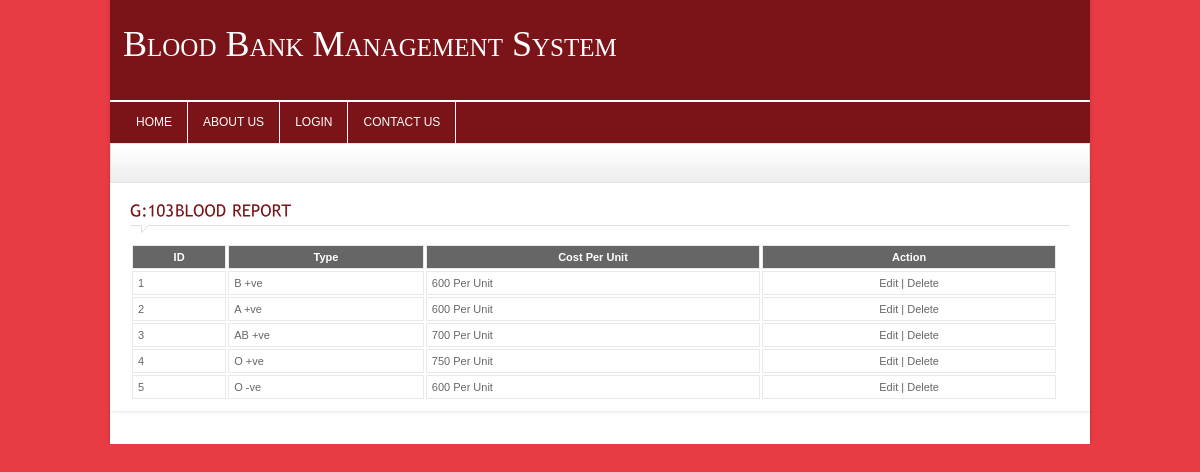
The page /blood_bank_system/blood-report.php on the database its author committed.
### tables this page shows
CREATE TABLE `blood` (
  `blood_id` int(11) NOT NULL,
  `blood_type_id` varchar(255) NOT NULL,
  `blood_price_per_unit` varchar(255) NOT NULL,
  `blood_description` varchar(255) NOT NULL
);

CREATE TABLE `type` (
  `type_id` int(11) NOT NULL,
  `type_title` varchar(255) NOT NULL,
  `type_description` varchar(255) NOT NULL
);

### blood_bank_system/blood-report.php (the view, shortened to what this page needs)
<?php
	include_once("includes/header.php");
	$SQL="SELECT * FROM `blood`, `type` WHERE blood_type_id = type_id";
	$rs=mysql_query($SQL) or die(mysql_error());
?>
	<div class="crumb">
    </div>
	<div id="content_sec">
		<div class="col1" style="width:100%">
		<div class="contact">
			<h4 class="heading colr">Blood Report</h4>
			<form name="frm_blood" action="lib/blood.php" method="post">
				<div class="static">
					<table style="width:100%">
					  <tbody>
					  <tr class="tablehead bold">
					    <td scope="col">ID</td>
						<td scope="col">Type</td>
						<td scope="col">Cost Per Unit</td>
						<td scope="col">Action</td>
					  </tr>
					<?php
					while($data = mysql_fetch_assoc($rs))
					{
					?>
					  <tr>
						<td><?=$data[blood_id]?></td>
						<td><?=$data[type_title]?></td>
						<td><?=$data[blood_price_per_unit]?></td>
						<td style="text-align:center">
							<a href="blood.php?blood_id=<?php echo $data[blood_id] ?>">Edit</a> | <a href="Javascript:delete_blood(<?=$data[blood_id]?>)">Delete</a> </td>
					  </tr>
					<?php } ?>
					</tbody>
					</table>
				</div>
			</form>
		</div>
		</div>
	</div>
<?php include_once("includes/footer.php"); ?>

### blood_bank_system/includes/header.php (shortened to what this page needs)
<!DOCTYPE html PUBLIC "-//W3C//DTD XHTML 1.0 Transitional//EN" "http://www.w3.org/TR/xhtml1/DTD/xhtml1-transitional.dtd">
<html xmlns="http://www.w3.org/1999/xhtml">
<head>
<link rel="stylesheet" type="text/css" href="./css/style.css" />
<link rel="stylesheet" type="text/css" href="./css/ddsmoothmenu.css" />
<link rel="stylesheet" type="text/css" href="./css/contentslider.css" />
<link rel="stylesheet" type="text/css" href="./css/jquery.fancybox-1.3.1.css" />
<link rel="stylesheet" type="text/css" href="./css/slider.css" />
<link rel="stylesheet" type="text/css" href="./css/jquery-ui.css">
</head>
<body>
<div id="wrapper_sec">
	<div id="masthead">
    	<div class="logo">
        	<a href="./index.php" class="logo-custom">Blood Bank Management System</a>
        </div>
        <div class="slogan"></div>
            <div class="navigation">
            	<div id="smoothmenu1" class="ddsmoothmenu">
                    <ul>
                    <li><a href="./index.php">Home</a>
                   </li>
                    <li><a href="./about.php">About Us</a></li>
					<?php if($_SESSION['user_details']['user_level_id'] == 1) {?>
					<li><a href="./login-home.php">Dashboard</a></li>
					<li><a href="#">Administration</a>
						<ul>
						  <li><a href="doner.php">Add Blood Donor</a></li>
						  <li><a href="stock.php">Add Blood Stock</a></li>
						  <li><a href="camp.php">Add Campaign</a></li>
						  <li><a href="appointment.php">Appointment</a></li>
						</ul>
					</li>
					<li><a href="#">Reports</a>
						<ul>
						  <li><a href="doner-report.php">Donors Report</a></li>
						  <li><a href="stock-report.php">Stock Report</a></li>
						  <li><a href="camp-report.php">Campaign Report</a></li>
						  <li><a href="appointment-report.php">Appointment Report</a></li>
						</ul>
					</li>
					<?php } if($_SESSION['login'] == 1) {?>
					<li><a href="change-password.php">Change Password</a></li>
					<li><a href="./lib/login.php?act=logout">Logout</a></li>
					<?php } else { ?>
					<li><a href="./login.php">Login</a></li>
                    <li><a href="./contact.php">Contact Us</a></li>
					<?php }?>
                    </ul>
                    <br style="clear: left" />
                    </div>
            </div>
    </div>

### blood_bank_system/includes/footer.php (shortened to what this page needs)
<div id="footer">
</div>
</body>
</html>

### blood_bank_system/css/style.css (style rules this page uses)
* { padding:0px; margin:0px; }
body { background-color:#e93b44; font-family:Arial, Helvetica, sans-serif; font-size:11px; color:#666666; float:left; width:100%; }
a { text-decoration:none; outline:none; color:#666666; }
.bold { font-weight:bold; }
.colr { color:#7b1419 !important; }
h4 { font-size:16px; font-weight:normal; }
.heading { padding:10px 0px 14px 0px !important; width:100% !important; margin-bottom:10px !important; text-transform:uppercase; background-image:url(../images/heading.gif); background-repeat:no-repeat; background-position:left bottom; }
#wrapper_sec { width:1000px; margin:0px auto 0px auto; background-image:url(../images/wrapper_bg.png); background-repeat:repeat-y; background-position:center; }
#masthead { width:980px; background-color:#7b1419; background-repeat:no-repeat; height:153px; margin-bottom:-10px; margin-left:10px; }
.logo { float:left; padding:20px 0px 0px 43px; margin-left:-30px; margin-top:18px; }
.slogan { float:right; padding:27px 43px 0px 0px; color:#b0b0b0; height:73px; }
#content_sec { width:940px; padding:10px 20px; margin-left:10px; background-color:#FFF; float:left; }
.col1 { width:675px; float:left; }
.crumb { width:958px; height:30px; padding:8px 10px 0px 10px; background-image:url(../images/crumb.gif); background-repeat:repeat-x; margin-left:10px; border:#e3e3e3 solid 1px; }
.static { float:left; width:928px; }
.static table { float:left; width:453px; }
.static tr.tablehead { background-color:#666666; color:#FFF; padding:10px; text-align:center; }
.static tr td { padding:5px; border:#e9e9e9 solid 1px; }
#footer { width:988px; margin:0px auto; background-image:url(../images/footer.png); background-position:top center; background-repeat:no-repeat; padding-bottom:20px; }
.logo-custom { font-size: 36px; font-style: normal; font-variant: small-caps; line-height: 12px; margin: 0 0 8px; padding: 0; color:#ffffff; font-family:Georgia; }

### blood_bank_system/css/ddsmoothmenu.css (style rules this page uses)
.navigation { margin:0px 0px 0px 0px; border:1px solid #ffffff; }
.ddsmoothmenu { font-size:12px; float:left; margin-left:10px; }
.ddsmoothmenu ul { z-index:100; margin: 0; padding: 0; list-style-type: none; }
.ddsmoothmenu ul li { position: relative; display: inline; float: left; }
.ddsmoothmenu ul li a { display: block; color: white; padding: 14px 15px; border-right: 1px solid #ffffff; color: #2d2b2b; text-decoration: none; text-transform:uppercase; }
.ddsmoothmenu ul li a:link, .ddsmoothmenu ul li a:visited { color: white; }

### blood_bank_system/css/slider.css (style rules this page uses)
* { margin: 0; padding: 0; }

### rows shown on the page
blood: blood_id "1", type.type_title "B +ve", blood_price_per_unit "600 Per Unit"
blood: blood_id "2", type.type_title "A +ve", blood_price_per_unit "600 Per Unit"
blood: blood_id "3", type.type_title "AB +ve", blood_price_per_unit "700 Per Unit"
blood: blood_id "4", type.type_title "O +ve", blood_price_per_unit "750 Per Unit"
blood: blood_id "5", type.type_title "O -ve", blood_price_per_unit "600 Per Unit"
